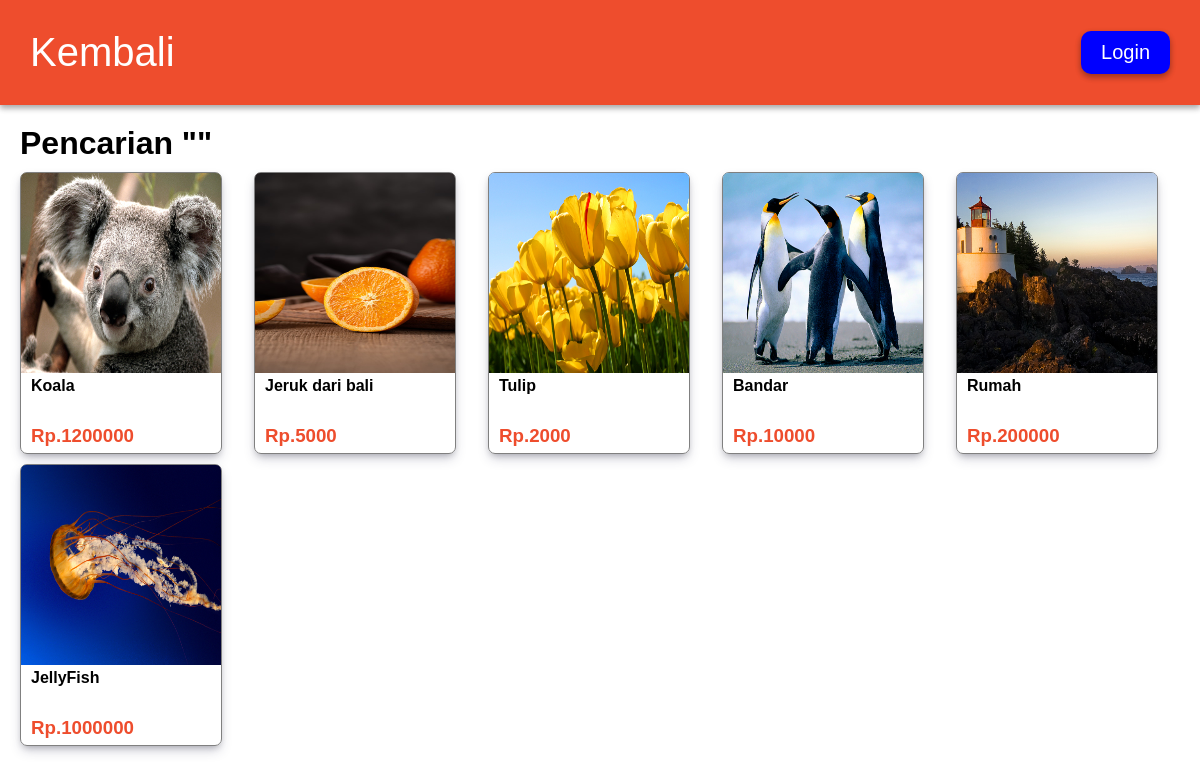
Before: /cari.php with the older database file.
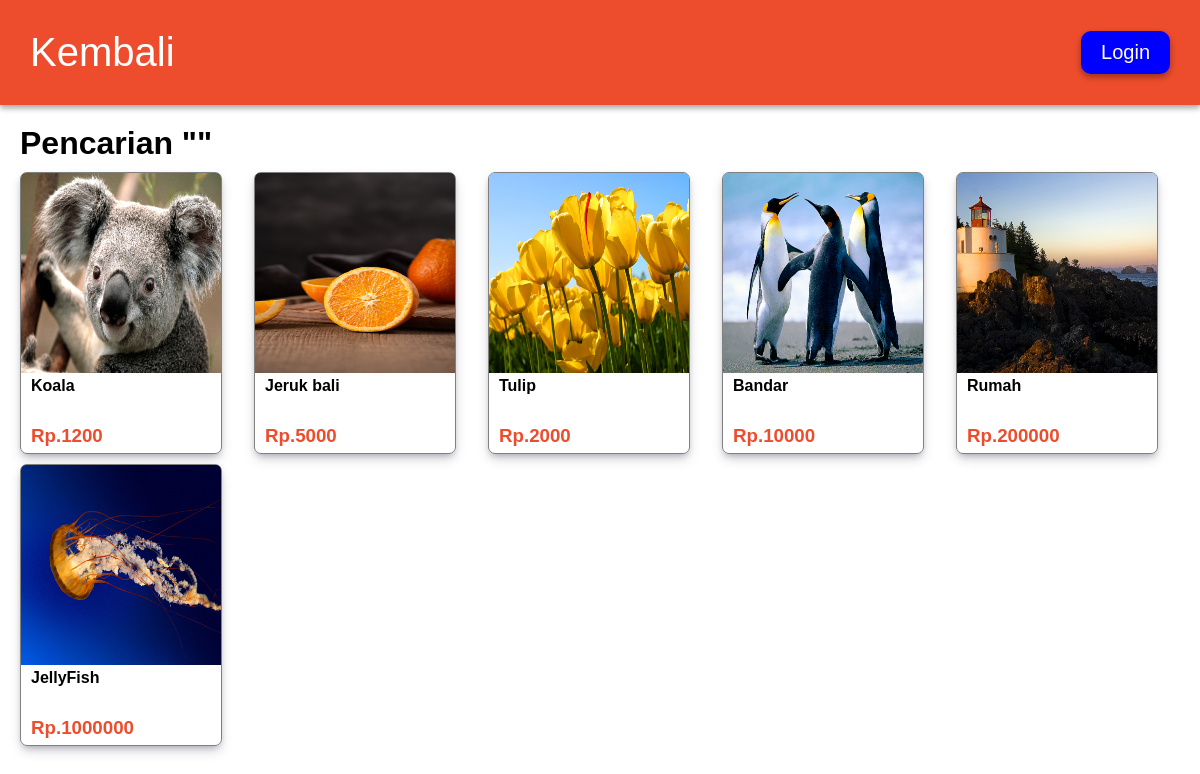
After: the same page with the newer database file.
### tables this page shows
CREATE TABLE `produk` (
  `id` int(11) NOT NULL,
  `produk` varchar(50) DEFAULT NULL,
  `keterangan` varchar(200) DEFAULT NULL,
  `harga` int(11) DEFAULT NULL,
  `img` varchar(50) DEFAULT NULL,
  `id_komen` varchar(50) DEFAULT NULL,
  `kategori` varchar(50) DEFAULT NULL
);

### fungsi.php (called while the page is built, shortened)
<?php
$conn = mysqli_connect('localhost','root','','shop');
function ambil($query){
    global $conn;
    $result = mysqli_query($conn,$query);
    $rows = [];
    while($row = mysqli_fetch_assoc($result) ){
        $rows[] = $row;
    }
    return $rows;
}
function cari($data){
    $produk = "SELECT * FROM produk WHERE produk LIKE '%$data%' OR
                                       harga LIKE '%$data%' OR
                                       kategori LIKE '%$data%' ";
    return ambil($produk);
}
?>

### cari.php (the view, shortened to what this page needs)
<?php
require 'fungsi.php';
$keyword = $_GET["keyword"];
$produk = cari($keyword);
?>
<!DOCTYPE html>
<html lang="en">
<head>
    <link rel="stylesheet" href="css/kategori.css">
</head>
<body>
<div class="navbar">
        <a href="index.php"><h1>Kembali</h1></a>
        <ul>
            <?php if($_SESSION["login"] === false) : ?>
                <li class="login"><a href="login.php">Login</a></li>
            <?php endif ; ?>
        </ul>
    </div>
<div class="kelompok">
    <h1>Pencarian "<?= $keyword ?>"</h1>
    <ul class="produk">
            <?php foreach($produk as $produknya) : ?>
            <li>
                <div class="isi">
                    <a href="produk.php?id=<?= $produknya["id"] ?>">
                        <img src="img/<?= $produknya["img"] ?>">
                        <h4 ><?= $produknya["produk"] ?></h4>
                        <h3>Rp.<?= $produknya["harga"] ?></h3>
                    </a>
                </div>
            </li>
            <?php endforeach ; ?>
        </ul>
</div>
</body>
</html>

### css/kategori.css (style rules this page uses)
* { margin: 0; padding: 0; }
body { font-family: sans-serif; }
li { list-style: none; }
a { text-decoration: none; color: black; }
img { border-radius: 5px 5px 0 0; width: 200px; height: 200px; }
.navbar { display: flex; padding: 30px; background-color: #ee4d2d; box-shadow: rgba(0, 0, 0, 0.16) 0px 3px 6px, rgba(0, 0, 0, 0.23) 0px 3px 6px; align-items: center; justify-content: space-between; color: white; }
.navbar h1 { font-weight: 100; }
.navbar ul li.login { background-color: blue; box-sizing: border-box; border-radius: 10px; box-shadow: rgba(0, 0, 0, 0.16) 0px 3px 6px, rgba(0, 0, 0, 0.23) 0px 3px 6px; padding: 10px 20px 10px 20px; }
.navbar a { color: white; font-size: 20px; }
.kelompok { padding: 20px; }
.kelompok h1 { margin-bottom: 10px; }
.produk { display: grid; gap:10px; grid-template-columns: repeat(auto-fill,minmax(200px, 1fr)); }
.isi { border: 1px solid gray; box-shadow: rgba(50, 50, 93, 0.25) 0px 6px 12px -2px, rgba(0, 0, 0, 0.3) 0px 3px 7px -3px; border-radius: 7px; width: 200px; height: 280px; }
.isi a h4 { margin-left: 10px; color: black; }
.isi a h3 { margin-top: 30px; margin-left: 10px; color :#ee4d2d; }

Changed rows visible on the page:
changed produk "Koala": harga "1200000" → "1200"
changed produk: produk "Jeruk dari bali" → "Jeruk bali"
